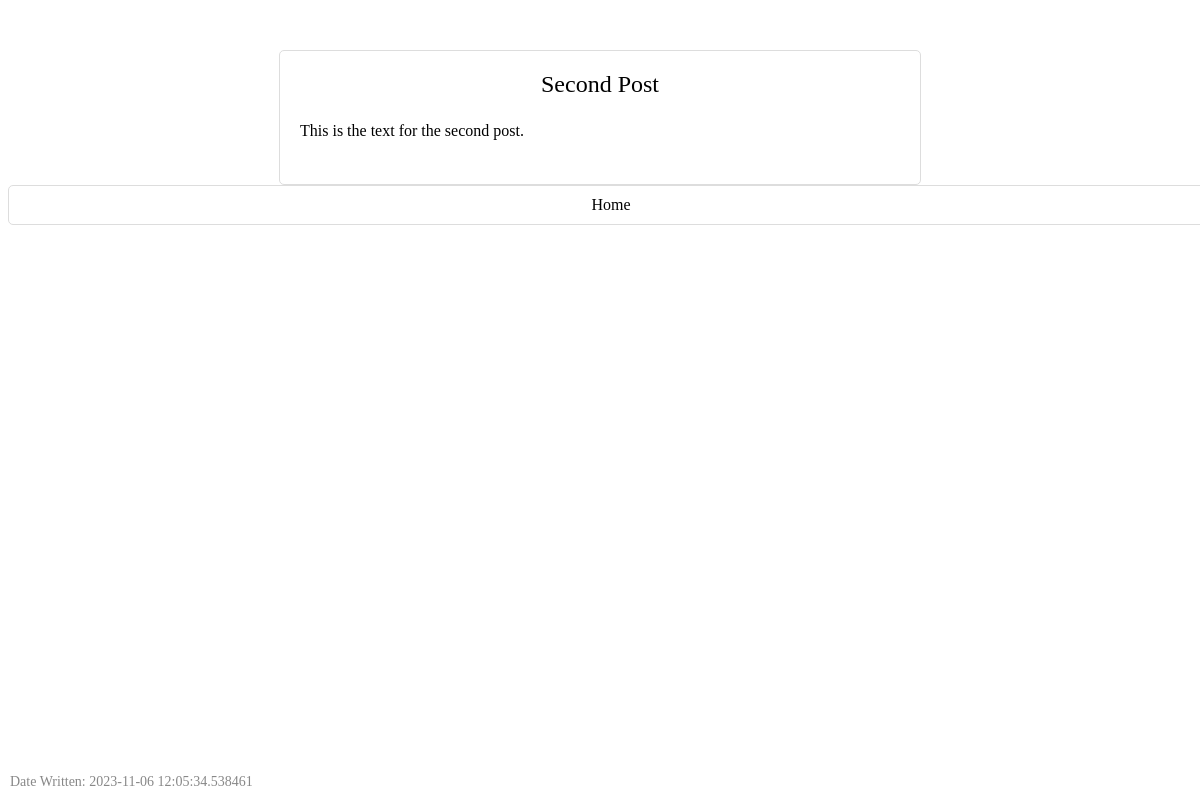
/Posts?id=2&title=Second+Post, run on an earlier commit of the app's database.
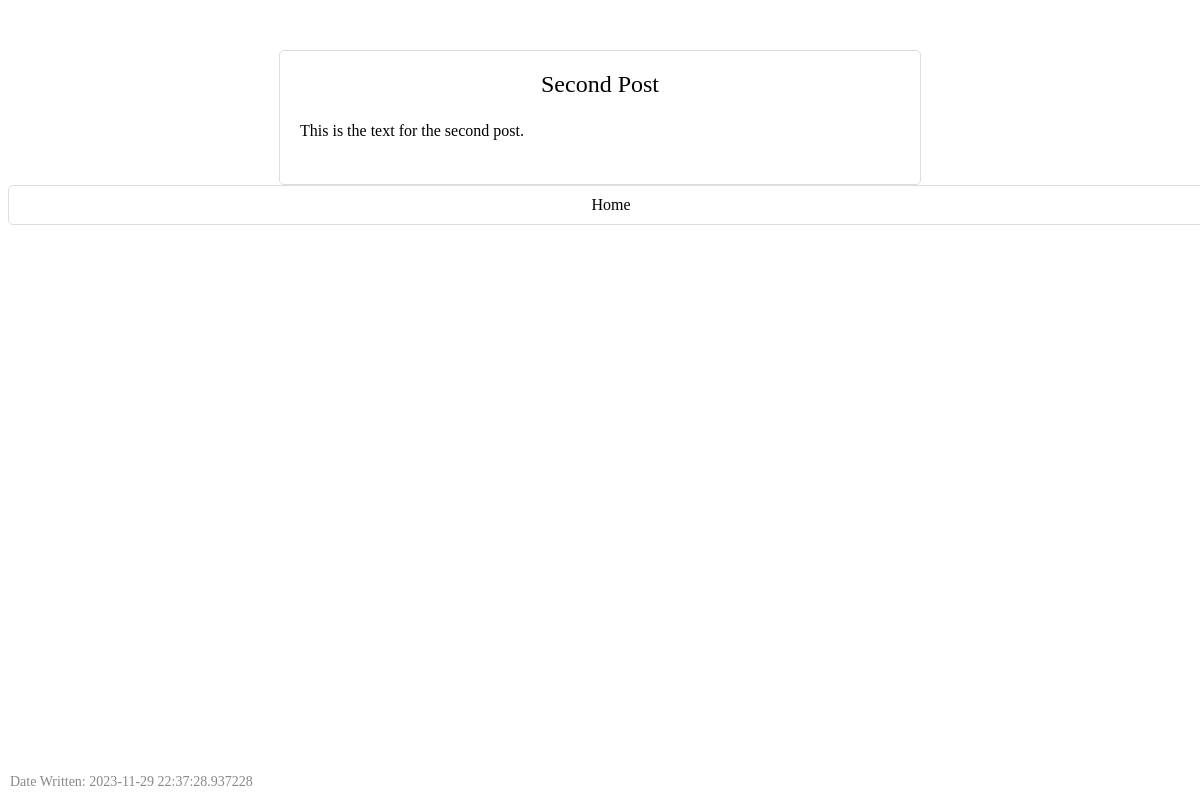
And on a later commit of the database.
### tables this page shows
CREATE TABLE posts (
             id INTEGER PRIMARY KEY,
             title TEXT NOT NULL,
             text TEXT NOT NULL,
             date TEXT NOT NULL
         );

### app.py (the view)
@app.route('/Posts', methods=['GET', 'POST'])
def all_posts():
    title = request.args.get('title')
    post_id = request.args.get('id')
    con = sqlite3.connect("Blog.db")
    curs = con.cursor()
    curs.execute("SELECT * FROM posts WHERE title=? AND id=?", (title, post_id))
    data = curs.fetchone()
    con.close()
    return render_template('Posts.html', data=data)

### app.py (called while the page is built)
@app.before_request
def before_request():
    limiter.key_func = lambda: request.remote_addr

### templates/Posts.html (shortened to what this page needs)
<!DOCTYPE html>
<html>
<head>
</head>
<body>
    <div class="post">
        <div class="title">{{ data[1] |safe }}</div>
        <div class="text">{{ data[2] | safe }}</div>
        <div class="date">Date Written: {{ data[3] }}</div>
    </div>
        <a class="back-btn" href="{{ url_for('home') }}">Home</a>
</body>
</html>

What changed in the data, as far as the page shows it:
changed posts "Second Post": date "2023-11-06 12:05:34.538461" → "2023-11-29 22:37:28.937228"
